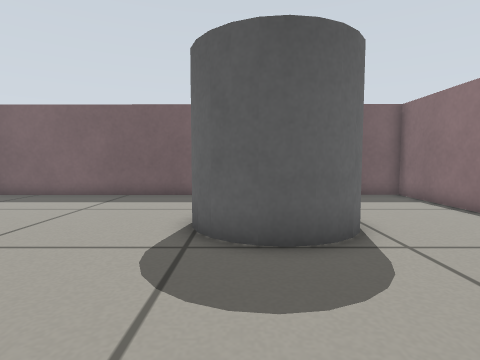
View 1 (above)

16 first-person views from a walk through a world built for the Gazebo simulator. The camera is 0.39 m above the floor, tilts 4° down and sees 80° across. The floor is counted in squares, 0.25 m on a side. Each view is taken from the middle of a square. On the plan, view 1 faces up. The plan holds only what a view shows up to about 14 squares ahead; the rest is blank. The place goes on beyond the plan.

View 2
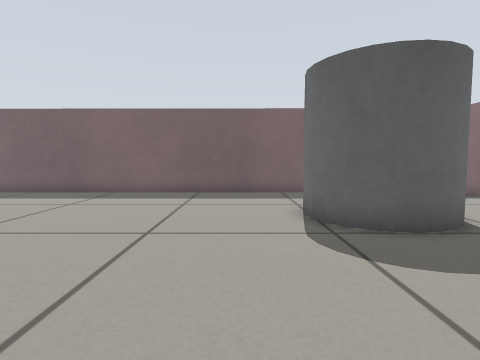

View 3
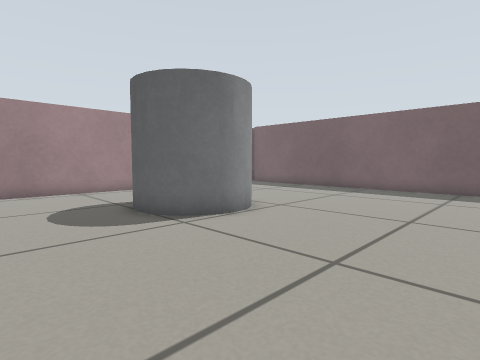

View 4
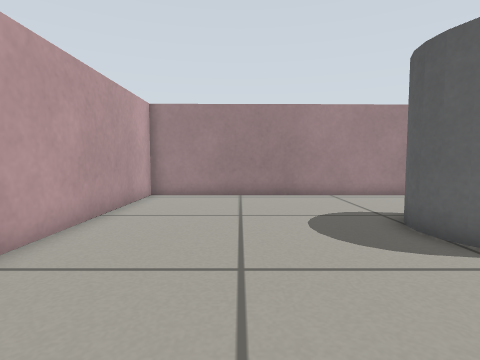

View 5
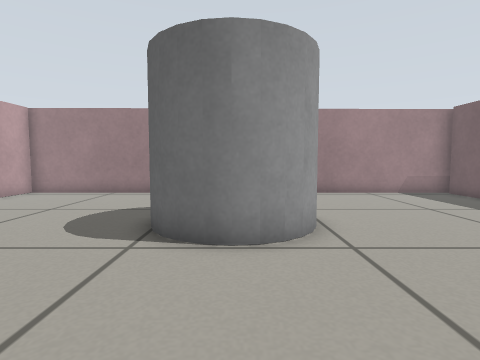

View 6
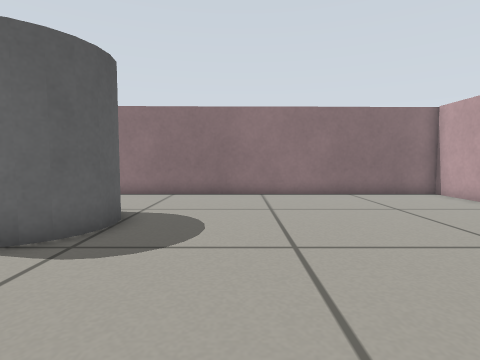

View 7
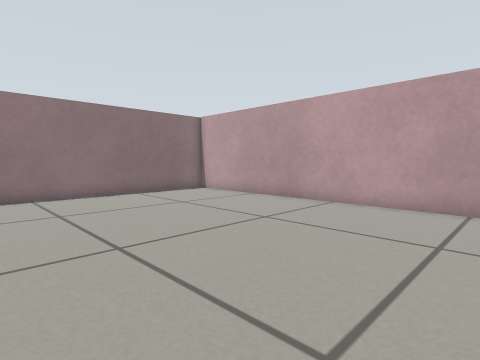

View 8
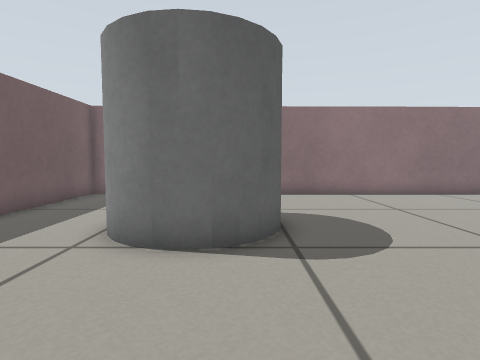

View 9
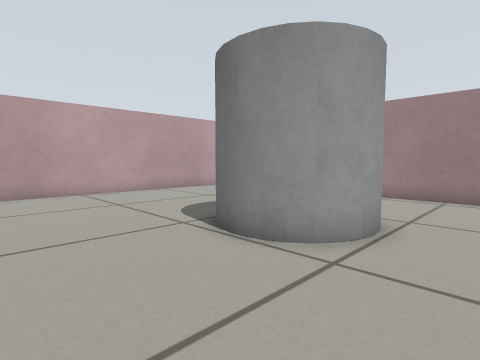

View 10
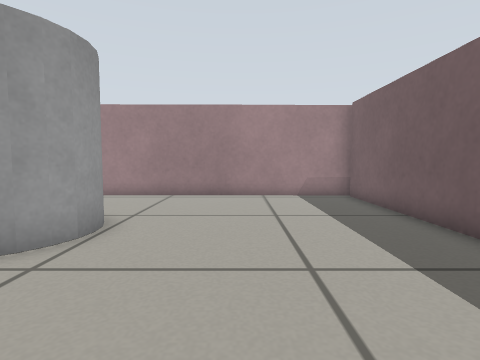

View 11
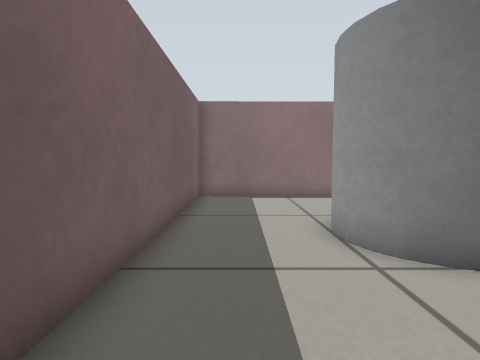

View 12
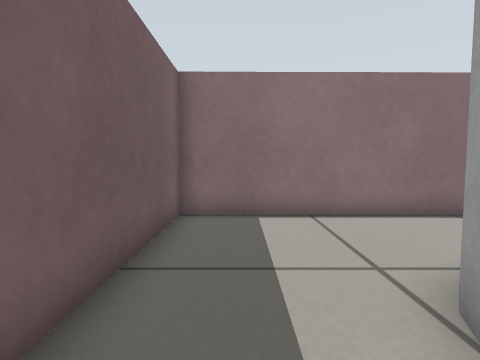

View 13
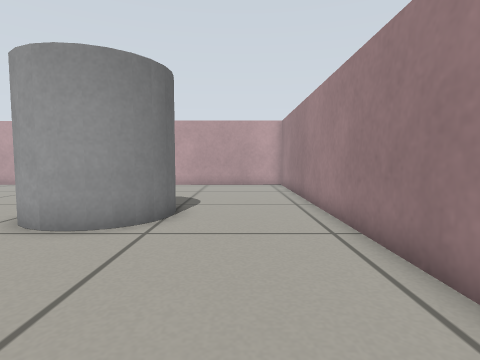

View 14
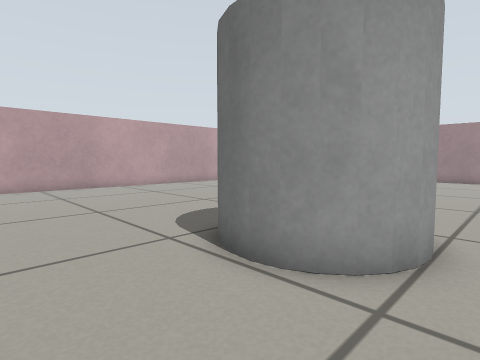

View 15
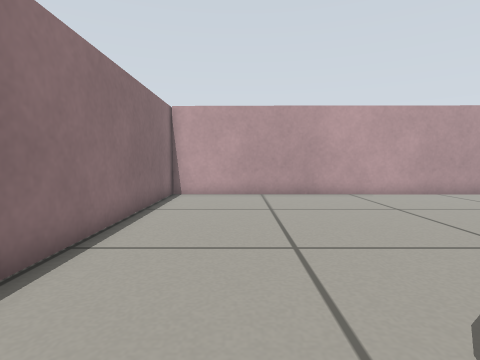

View 16
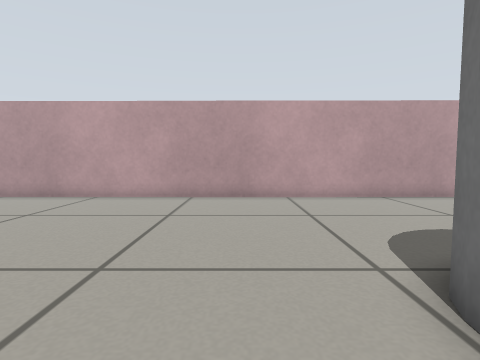

### Floor plan
Key: @ floor where view 1 was taken; # wall or solid block; . floor; C grey cylinder.
Columns run from 18 left of view 1 to 7 right of it. Each row starts with its distance up from view 1.
 13 ##########################
 12 #........................#
 11 #........................#
 10 #........................#
  9 #.................CCC....#
  8 #................CC CC...#
  7 #................C   C...#
  6 #................CC CC...#
  5 #.....CCC.........CCC....#
  4 #....CC CC...............#
  3 #....C   C...............#
  2 #....C  CC...............#
  1 #.....CCC................#
  0 #.................@......#
 -1 #........................#
 -2 #........................#
 -3 #........................#
 -4 #........................#
 -5 #........................#
 -6 #........................#
 -7 ##########################

Where each view was taken, in squares from view 1:
view 1: 0 up, 0 right, facing up
view 2: 1 down, 3 left, facing up
view 3: 3 down, 3 left, facing up-left
view 4: 3 down, 5 left, facing left
view 5: 3 up, 4 left, facing left
view 6: 2 up, 6 left, facing right
view 7: 3 up, 6 left, facing down-right
view 8: 6 up, 6 left, facing right
view 9: 7 up, 5 left, facing down-left
view 10: 8 up, 5 left, facing left
view 11: 11 up, 5 left, facing right
view 12: 11 up, 1 left, facing right
view 13: 11 up, 15 left, facing down
view 14: 10 up, 6 right, facing down-left
view 15: 6 up, 4 right, facing down
view 16: 5 up, 7 left, facing down
